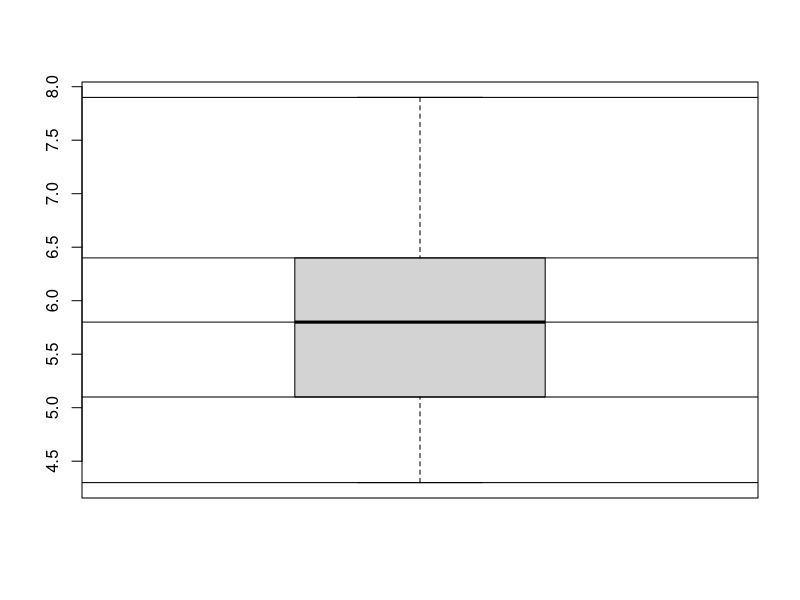

Generate this figure with R:
## ---- chunk 1
library(knitr)
## ---- chunk 2
TransformationTable = data.frame(iris$Sepal.Length)

TransformationTable$Plus3 = TransformationTable[,1] + 3

TransformationTable$DivBy3 = TransformationTable[,1] / 3

TransformationTable$DivBy3Plus5 = (TransformationTable[,1] / 3) + 5

Means = round(colMeans(TransformationTable),2)
Variance = round(apply(TransformationTable,2, var),2)
StdDev = round(apply(TransformationTable,2, sd),2)

TransformationTableResults = rbind(c("Means",Means),
                                   c("Variance",Variance),
                                   c("Std. Dev.",StdDev)
                                   )

kable(TransformationTable)
kable(TransformationTableResults)
## ---- chunk 3
#This line is all you need to generate a boxplot.
boxplot(iris$Sepal.Length)
#########################################


FirstQuart = summary(iris$Sepal.Length)[2]
ThirdQuart = summary(iris$Sepal.Length)[5]
Median = median(iris$Sepal.Length)

Midline = Median
IQR = ThirdQuart - FirstQuart
BoxTop = ThirdQuart
BoxBottom = FirstQuart
UpperWhisker = ThirdQuart + IQR * 1.5
LowerWhisker = FirstQuart - IQR * 1.5
UpperWhisker = max(iris$Sepal.Length)
LowerWhisker = min(iris$Sepal.Length)

abline(h = Midline)
abline(h = BoxTop)
abline(h = BoxBottom)
abline(h = UpperWhisker)
abline(h = LowerWhisker)

summary(iris$Sepal.Length)
